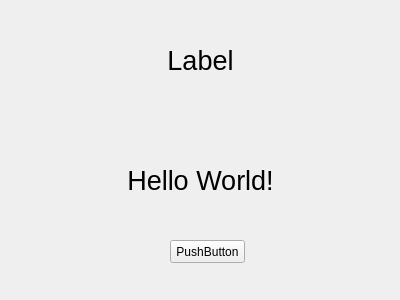
<?xml version="1.0" encoding="UTF-8"?>
<ui version="4.0">
 <class>Form</class>
 <widget class="QWidget" name="Form">
  <property name="geometry">
   <rect>
    <x>0</x>
    <y>0</y>
    <width>400</width>
    <height>300</height>
   </rect>
  </property>
  <property name="windowTitle">
   <string>Form</string>
  </property>
  <widget class="QLabel" name="lbl_hello">
   <property name="geometry">
    <rect>
     <x>90</x>
     <y>150</y>
     <width>221</width>
     <height>61</height>
    </rect>
   </property>
   <property name="font">
    <font>
     <pointsize>20</pointsize>
    </font>
   </property>
   <property name="text">
    <string>Hello World!</string>
   </property>
   <property name="alignment">
    <set>Qt::AlignCenter</set>
   </property>
  </widget>
  <widget class="QPushButton" name="pushButton">
   <property name="geometry">
    <rect>
     <x>170</x>
     <y>240</y>
     <width>75</width>
     <height>23</height>
    </rect>
   </property>
   <property name="text">
    <string>PushButton</string>
   </property>
  </widget>
  <widget class="QLabel" name="label_2">
   <property name="geometry">
    <rect>
     <x>100</x>
     <y>40</y>
     <width>201</width>
     <height>41</height>
    </rect>
   </property>
   <property name="font">
    <font>
     <pointsize>20</pointsize>
    </font>
   </property>
   <property name="text">
    <string>Label</string>
   </property>
   <property name="alignment">
    <set>Qt::AlignCenter</set>
   </property>
  </widget>
 </widget>
 <resources/>
 <connections>
  <connection>
   <sender>pushButton</sender>
   <signal>clicked()</signal>
   <receiver>label_2</receiver>
   <slot>hide()</slot>
   <hints>
    <hint type="sourcelabel">
     <x>198</x>
     <y>242</y>
    </hint>
    <hint type="destinationlabel">
     <x>199</x>
     <y>68</y>
    </hint>
   </hints>
  </connection>
 </connections>
</ui>
